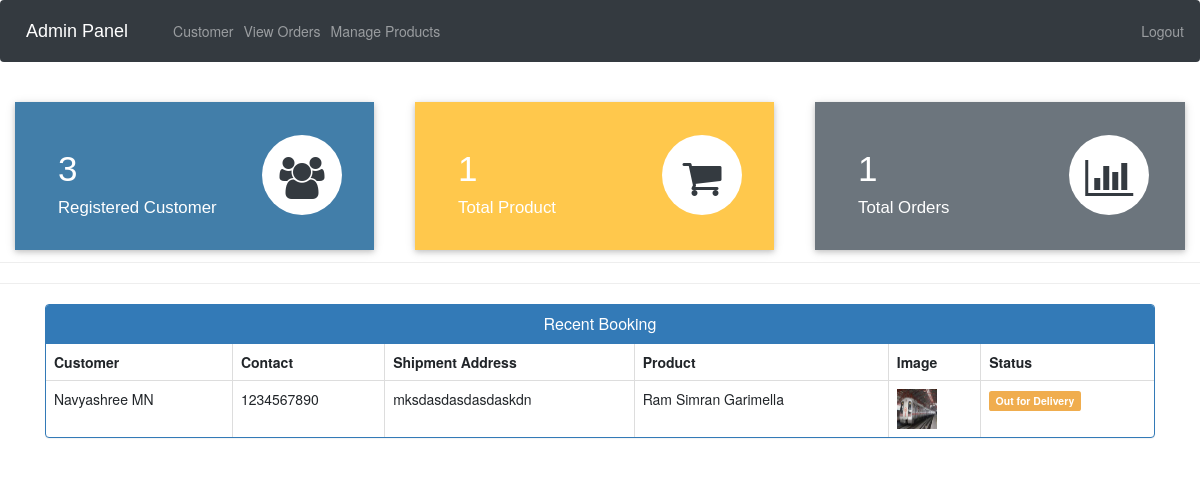
/admin-dashboard (signed in), run on the app's committed database.
### ecom/models.py (models this page shows, shortened)
class Customer(models.Model):
    user=models.OneToOneField(User,on_delete=models.CASCADE)
    profile_pic= models.ImageField(upload_to='profile_pic/CustomerProfilePic/',null=True,blank=True)
    address = models.CharField(max_length=40)
    mobile = models.CharField(max_length=20,null=False)
    @property
    def get_name(self):
        return self.user.first_name+" "+self.user.last_name

class Orders(models.Model):
    STATUS =(
        ('Pending','Pending'),
        ('Order Confirmed','Order Confirmed'),
        ('Out for Delivery','Out for Delivery'),
        ('Delivered','Delivered'),
    )
    customer=models.ForeignKey('Customer', on_delete=models.CASCADE,null=True)
    product=models.ForeignKey('Product',on_delete=models.CASCADE,null=True)
    email = models.CharField(max_length=50,null=True)
    address = models.CharField(max_length=500,null=True)
    mobile = models.CharField(max_length=20,null=True)
    order_date= models.DateField(auto_now_add=True,null=True)
    status=models.CharField(max_length=50,null=True,choices=STATUS)

class Product(models.Model):
    name=models.CharField(max_length=40)
    product_image= models.ImageField(upload_to='product_image/',null=True,blank=True)
    price = models.PositiveIntegerField()
    description=models.CharField(max_length=40)

### ecom/views.py (the view)
# urls.py: path("admin-dashboard", views.admin_dashboard_view, name="admin-dashboard"),
@login_required(login_url="adminlogin")
def admin_dashboard_view(request):
    customercount = models.Customer.objects.all().count()
    productcount = models.Product.objects.all().count()
    ordercount = models.Orders.objects.all().count()
    orders = models.Orders.objects.all()
    ordered_products = []
    ordered_bys = []
    for order in orders:
        ordered_product = models.Product.objects.all().filter(id=order.product.id)
        ordered_by = models.Customer.objects.all().filter(id=order.customer.id)
        ordered_products.append(ordered_product)
        ordered_bys.append(ordered_by)
    mydict = {
        "customercount": customercount,
        "productcount": productcount,
        "ordercount": ordercount,
        "data": zip(ordered_products, ordered_bys, orders),
    }
    return render(request, "ecom/admin_dashboard.html", context=mydict)

### templates/ecom/admin_dashboard.html
{% extends 'ecom/admin_base.html' %}
{% load static %}
{% block content %}
<br>
{%include 'ecom/admin_dashboard_cards.html'%}
<br><br><br><br><br>
<hr><hr>
<div class="container" >
    <div class="panel panel-primary" >
      <div class="panel-heading" style="text-align:center;">
        <h6 class="panel-title">Recent Booking</h6>
      </div>
      <table class="table table-hover table-bordered" id="dev-table">
        <thead>
          <tr>
            <th>Customer</th>
            <th>Contact</th>
            <th>Shipment Address</th>
            <th>Product</th>
            <th>Image</th>
            <th>Status</th>
          </tr>
        </thead>
        {% for product,customer,order in data %}
        <tr>
          {% for c in customer %}
          <td> {{c.get_name}}</td>
          <td>{{c.mobile}}</td>
          <td>{{order.address}}</td>
          {% endfor %}
          {% for p in product %}
          <td> {{p.name}}</td>
          <td> <img src="{% static p.product_image.url %}" alt="Profile Pic" height="40px" width="40px" /></td>
          {% if order.status == 'Pending'%}
          <td> <span class="label label-info">{{order.status}}</span></td>
          {% elif order.status == 'Delivered' %}
          <td> <span class="label label-success">{{order.status}}</span></td>
          {% elif order.status == 'Out for Delivery' %}
          <td> <span class="label label-warning">{{order.status}}</span></td>
          {%else%}
            <td> <span class="label label-primary">{{order.status}}</span></td>
          {%endif%}
          {% endfor %}
        </tr>
        {% endfor %}
      </table>
  </div>
</div>
{% endblock content %}

### data on the page
Orders: address "mksdasdasdasdaskdn", status "Out for Delivery"
Customer: get_name "Navyashree MN", mobile "1234567890"
Product: name "Ram Simran Garimella", product_image (picture)

### other printed values
{{ customercount }} "3"
{{ productcount }} "1"
{{ ordercount }} "1"
